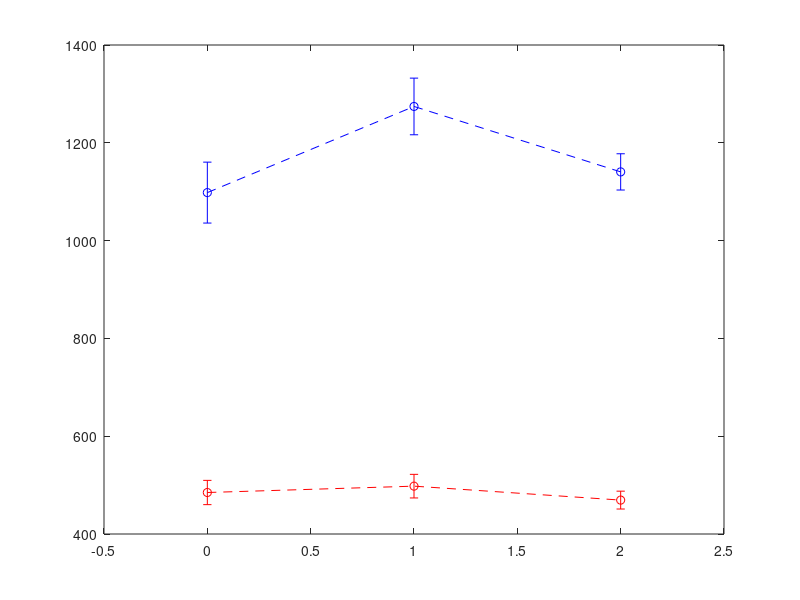

MATLAB code to generate this figure: (Note: this script raises an error after producing the figure.)
%% reset
clear;
%% calculate means of needed time until 90 % of food is eaten for npr-1 and N2 worms and plot results

% load data and save variables
load('L35N40patch1TimeNpr1.mat')
timeNpr1patch1 = time90percentEatenNpr1;
load('L35N40patch2TimeNpr1.mat')
timeNpr1patch2 = time90percentEatenNpr1;
load('L35N40patch4TimeNpr1.mat')
timeNpr1patch4 = time90percentEatenNpr1;

load('L35N40patch1TimeN2.mat')
timeN2patch1 = time90percentEatenN2;
load('L35N40patch2TimeN2.mat')
timeN2patch2 = time90percentEatenN2;
load('L35N40patch4TimeN2.mat')
timeN2patch4 = time90percentEatenN2;

% calculate means and standard deviations
meansTimeNpr1(1) = mean(timeNpr1patch1);
meansTimeNpr1(2) = mean(timeNpr1patch2);
meansTimeNpr1(3) = mean(timeNpr1patch4);

stdTimeNpr1(1) = std(timeNpr1patch1);
stdTimeNpr1(2) = std(timeNpr1patch2);
stdTimeNpr1(3) = std(timeNpr1patch4);

meansTimeN2(1) = mean(timeN2patch1);
meansTimeN2(2) = mean(timeN2patch2);
meansTimeN2(3) = mean(timeN2patch4);

stdTimeN2(1) = std(timeN2patch1);
stdTimeN2(2) = std(timeN2patch2);
stdTimeN2(3) = std(timeN2patch4);

% plot means with error bars of 1 SD
figure('pos',[0 0 1240 1748]);
x = 0:2;
eNpr1 = errorbar(x,meansTimeNpr1,stdTimeNpr1,'--ob');
hold on
eN2 = errorbar(x,meansTimeN2,stdTimeN2,'--or');
eNpr1.LineWidth = 6;
eNpr1.MarkerSize = 15;
eNpr1.MarkerFaceColor = 'b';
eNpr1.CapSize = 25;
eN2.LineWidth = 6;
eN2.MarkerSize = 15;
eN2.MarkerFaceColor = 'r';
eN2.CapSize = 25; 
[lgd,objects] = legend('npr-1','N2');
set(findobj(objects,'-property','MarkerSize'),'MarkerSize',15)
set(findobj(objects,'-property','FontSize'),'FontSize',34)
set(lgd,'FontSize',40)
lgd.Position = [0.71 0.7879 0.17 0.125];
xticks(x)
xticklabels({'1','2','4'})
axis([0 2 0 1800])
set(gca,'FontSize',42)
ax = gca;
ax.LineWidth = 5;
xlabel('number of food patches')
ylabel('mean time steps')
box off
%% calculate the sum of food units every worm has eaten in every simulation

% npr-1 worms, one food patch
load('L35N40patch1IndividuallyEatenFUsNpr1.mat')
FUsNpr1patch1 = FUsEatenNpr1;
FUsPerNpr1WormPatch1 = zeros(40,500);
FUsNpr1EffPatch1 = zeros(40,500);

for ii = 1:500
    FUsPerNpr1WormPatch1(:,ii) = sum(FUsNpr1patch1(:,1:timeNpr1patch1(ii),ii),2);
    FUsNpr1EffPatch1(:,ii) = sum(FUsNpr1patch1(:,2:timeNpr1patch1(ii),ii),2);
end

FUsPerNpr1WormPatch1 = reshape(FUsPerNpr1WormPatch1,[40*500,1]);
FUsNpr1EffPatch1 = reshape(FUsNpr1EffPatch1,[40*500,1]);


% npr-1 worms, two food patches
load('L35N40patch2IndividuallyEatenFUsNpr1.mat')
FUsNpr1patch2 = FUsEatenNpr1;
FUsPerNpr1WormPatch2 = zeros(40,500);
FUsNpr1EffPatch2 = zeros(40,500);

for ii = 1:500
    FUsPerNpr1WormPatch2(:,ii) = sum(FUsNpr1patch2(:,1:timeNpr1patch2(ii),ii),2);
    FUsNpr1EffPatch2(:,ii) = sum(FUsNpr1patch2(:,2:timeNpr1patch2(ii),ii),2);
end

FUsPerNpr1WormPatch2 = reshape(FUsPerNpr1WormPatch2,[40*500,1]);
FUsNpr1EffPatch2 = reshape(FUsNpr1EffPatch2,[40*500,1]);

% npr-1 worms, four food patches
load('L35N40patch4IndividuallyEatenFUsNpr1.mat')
FUsNpr1patch4 = FUsEatenNpr1;
FUsPerNpr1WormPatch4 = zeros(40,500);
FUsNpr1EffPatch4 = zeros(40,500);

for ii = 1:500
    FUsPerNpr1WormPatch4(:,ii) = sum(FUsNpr1patch4(:,1:timeNpr1patch4(ii),ii),2);
    FUsNpr1EffPatch4(:,ii) = sum(FUsNpr1patch4(:,2:timeNpr1patch4(ii),ii),2);
end

FUsPerNpr1WormPatch4 = reshape(FUsPerNpr1WormPatch4,[40*500,1]);
FUsNpr1EffPatch4 = reshape(FUsNpr1EffPatch4,[40*500,1]);


% N2 worms, one food patch
load('L35N40patch1IndividuallyEatenFUsN2.mat')
FUsN2patch1 = FUsEatenN2;
FUsPerN2WormPatch1 = zeros(40,500);
FUsN2EffPatch1 = zeros(40,500);

for ii = 1:500
    FUsPerN2WormPatch1(:,ii) = sum(FUsN2patch1(:,1:timeN2patch1(ii),ii),2);
    FUsN2EffPatch1(:,ii) = sum(FUsN2patch1(:,2:timeN2patch1(ii),ii),2);
end

FUsPerN2WormPatch1 = reshape(FUsPerN2WormPatch1,[40*500,1]);
FUsN2EffPatch1 = reshape(FUsN2EffPatch1,[40*500,1]);


% N2 worms, two food patches
load('L35N40patch2IndividuallyEatenFUsN2.mat')
FUsN2patch2 = FUsEatenN2;
FUsPerN2WormPatch2 = zeros(40,500);
FUsN2EffPatch2 = zeros(40,500);

for ii = 1:500
    FUsPerN2WormPatch2(:,ii) = sum(FUsN2patch2(:,1:timeN2patch2(ii),ii),2);
    FUsN2EffPatch2(:,ii) = sum(FUsN2patch2(:,2:timeN2patch2(ii),ii),2);
end

FUsPerN2WormPatch2 = reshape(FUsPerN2WormPatch2,[40*500,1]);
FUsN2EffPatch2 = reshape(FUsN2EffPatch2,[40*500,1]);


% N2 worms, four food patches
load('L35N40patch4IndividuallyEatenFUsN2.mat')
FUsN2patch4 = FUsEatenN2;
FUsPerN2WormPatch4 = zeros(40,500);
FUsN2EffPatch4 = zeros(40,500);

for ii = 1:500
    FUsPerN2WormPatch4(:,ii) = sum(FUsN2patch4(:,1:timeN2patch4(ii),ii),2);
    FUsN2EffPatch4(:,ii) = sum(FUsN2patch4(:,2:timeN2patch4(ii),ii),2);
end

FUsPerN2WormPatch4 = reshape(FUsPerN2WormPatch4,[40*500,1]);
FUsN2EffPatch4 = reshape(FUsN2EffPatch4,[40*500,1]);

%% plot histograms for number of individually eaten food units for npr-1 worms

edges = 0:10:800;

% plot normalized combined histogram for npr-1 worms
figure('pos',[0 0 1240 1748]);
hNpr1(1) = histogram(FUsPerNpr1WormPatch1,'BinEdges',edges,'Normalization','probability','DisplayStyle','stairs','EdgeColor','r');
hold on
hNpr1(2) = histogram(FUsPerNpr1WormPatch2,'BinEdges',edges,'Normalization','probability','DisplayStyle','stairs','EdgeColor','k');
hNpr1(3) = histogram(FUsPerNpr1WormPatch4,'BinEdges',edges,'Normalization','probability','DisplayStyle','stairs','EdgeColor','b');
legend(hNpr1,'one food patch','two food patches','four food patches');
hNpr1(1).LineWidth = 6;
hNpr1(2).LineWidth = 6;
hNpr1(3).LineWidth = 6;
ax = gca;
ax.FontSize = 42;
ax.LineWidth = 5;
ylim([0 0.10])
ylabel('relative frequency')
xlabel('individually eaten food units')
lgd = findobj(gcf, 'Type', 'Legend');
lgd.LineWidth = 6;
lgd.FontSize = 40;
box off

%% plot same histograms for N2 worms

edges = 0:10:800;

% plot normalized combined histogram for N2 worms
figure('pos',[0 0 1240 1748]);
hN2(1) = histogram(FUsPerN2WormPatch1,'BinEdges',edges,'Normalization','probability','DisplayStyle','stairs','EdgeColor','r');
hold on
hN2(2) = histogram(FUsPerN2WormPatch2,'BinEdges',edges,'Normalization','probability','DisplayStyle','stairs','EdgeColor','k');
hN2(3) = histogram(FUsPerN2WormPatch4,'BinEdges',edges,'Normalization','probability','DisplayStyle','stairs','EdgeColor','b');
legend(hN2,'one food patch','two food patches','four food patches');
hN2(1).LineWidth = 6;
hN2(2).LineWidth = 6;
hN2(3).LineWidth = 6;
ax = gca;
ax.FontSize = 42;
ax.LineWidth = 5;
ylim([0 0.10])
ylabel('relative frequency')
xlabel('individually eaten food units')
lgd = findobj(gcf, 'Type', 'Legend');
lgd.LineWidth = 6;
lgd.FontSize = 40;
box off

%% plot histograms with number of ingested food units of npr-1 and N2 worms in each food environment

edges = 0:10:800; 

%one food patch
figure('pos',[0 0 1240 1748]);
hCombined1(1) = histogram(FUsPerNpr1WormPatch1,'BinEdges',edges,'Normalization','probability','DisplayStyle','stairs','EdgeColor','b');
hold on
hCombined1(2) = histogram(FUsPerN2WormPatch1,'BinEdges',edges,'Normalization','probability','DisplayStyle','stairs','EdgeColor','r');
legend(hCombined1,'npr-1','N2');
hCombined1(1).LineWidth = 6;
hCombined1(2).LineWidth = 6;
ax = gca;
ax.FontSize = 42;
ax.LineWidth = 5;
ylim([0 0.10])
ylabel('relative frequency')
xlabel('individually eaten food units')
lgd = findobj(gcf, 'Type', 'Legend');
lgd.LineWidth = 6;
lgd.FontSize = 60;
title('one food patch')
box off

% two food patches
figure('pos',[0 0 1240 1748]);
hCombined2(1) = histogram(FUsPerNpr1WormPatch2,'BinEdges',edges,'Normalization','probability','DisplayStyle','stairs','EdgeColor','b');
hold on
hCombined2(2) = histogram(FUsPerN2WormPatch2,'BinEdges',edges,'Normalization','probability','DisplayStyle','stairs','EdgeColor','r');
legend(hCombined2,'npr-1','N2');
hCombined2(1).LineWidth = 6;
hCombined2(2).LineWidth = 6;
ax = gca;
ax.FontSize = 42;
ax.LineWidth = 5;
ylim([0 0.10])
ylabel('relative frequency')
xlabel('individually eaten food units')
lgd = findobj(gcf, 'Type', 'Legend');
lgd.LineWidth = 6;
lgd.FontSize = 40;
title('two food patches')
box off

% four food patches
figure('pos',[0 0 1240 1748]);
hCombined4(1) = histogram(FUsPerNpr1WormPatch4,'BinEdges',edges,'Normalization','probability','DisplayStyle','stairs','EdgeColor','b');
hold on
hCombined4(2) = histogram(FUsPerN2WormPatch4,'BinEdges',edges,'Normalization','probability','DisplayStyle','stairs','EdgeColor','r');
legend(hCombined4,'npr-1','N2');
hCombined4(1).LineWidth = 6;
hCombined4(2).LineWidth = 6;
ax = gca;
ax.FontSize = 42;
ax.LineWidth = 5;
ylim([0 0.10])
ylabel('relative frequency')
xlabel('individually eaten food units')
lgd = findobj(gcf, 'Type', 'Legend');
lgd.LineWidth = 6;
lgd.FontSize = 40;
title('four food patches')
box off
%% calculate efficiencies 

% npr-1, one food patch
load('L35N40patch1StepsNpr1.mat')
allStepsNpr1patch1 = allStepsNpr1;
summedStepsNpr1patch1 = zeros(40,500);

for ii = 1:500
    summedStepsNpr1patch1(:,ii) = sum(allStepsNpr1patch1(:,1:timeNpr1patch1(ii)-1,ii),2);
end

summedStepsNpr1patch1 = reshape(summedStepsNpr1patch1,[40*500,1]);

% npr-1, two food patches
load('L35N40patch2StepsNpr1.mat')
allStepsNpr1patch2 = allStepsNpr1;
summedStepsNpr1patch2 = zeros(40,500);

for ii = 1:500
    summedStepsNpr1patch2(:,ii) = sum(allStepsNpr1patch2(:,1:timeNpr1patch2(ii)-1,ii),2);
end

summedStepsNpr1patch2 = reshape(summedStepsNpr1patch2,[40*500,1]);

% npr-1, four food patches
load('L35N40patch4StepsNpr1.mat')
allStepsNpr1patch4 = allStepsNpr1;
summedStepsNpr1patch4 = zeros(40,500);

for ii = 1:500
    summedStepsNpr1patch4(:,ii) = sum(allStepsNpr1patch4(:,1:timeNpr1patch4(ii)-1,ii),2);
end

summedStepsNpr1patch4 = reshape(summedStepsNpr1patch4,[40*500,1]);

% N2, one food patch
load('L35N40patch1StepsN2.mat')
allStepsN2patch1 = allStepsN2;
summedStepsN2patch1 = zeros(40,500);

for ii = 1:500
    summedStepsN2patch1(:,ii) = sum(allStepsN2patch1(:,1:timeN2patch1(ii)-1,ii),2);
end

summedStepsN2patch1 = reshape(summedStepsN2patch1,[40*500,1]);

% N2, two food patches
load('L35N40patch2StepsN2.mat')
allStepsN2patch2 = allStepsN2;
summedStepsN2patch2 = zeros(40,500);

for ii = 1:500
    summedStepsN2patch2(:,ii) = sum(allStepsN2patch2(:,1:timeN2patch2(ii)-1,ii),2);
end

summedStepsN2patch2 = reshape(summedStepsN2patch2,[40*500,1]);

% N2, four food patches
load('L35N40patch4StepsN2.mat')
allStepsN2patch4 = allStepsN2;
summedStepsN2patch4 = zeros(40,500);

for ii = 1:500
    summedStepsN2patch4(:,ii) = sum(allStepsN2patch4(:,1:timeN2patch4(ii)-1,ii),2);
end

summedStepsN2patch4 = reshape(summedStepsN2patch4,[40*500,1]);


% compute efficiencies 
efficienciesNpr1patch1 = FUsNpr1EffPatch1./summedStepsNpr1patch1;
efficienciesNpr1patch2 = FUsNpr1EffPatch2./summedStepsNpr1patch2;
efficienciesNpr1patch4 = FUsNpr1EffPatch4./summedStepsNpr1patch4;
efficienciesN2patch1 = FUsN2EffPatch1./summedStepsN2patch1;
efficienciesN2patch2 = FUsN2EffPatch2./summedStepsN2patch2;
efficienciesN2patch4 = FUsN2EffPatch4./summedStepsN2patch4;

%% plot histograms of individual efficiencies of npr-1 worms

edges = 0:0.01:1;

figure('pos',[0 0 1240 1748]);
hisNpr1(1) = histogram(efficienciesNpr1patch1,'BinEdges',edges,'Normalization','probability','DisplayStyle','stairs','EdgeColor','r');
hold on
hisNpr1(2) = histogram(efficienciesNpr1patch2,'BinEdges',edges,'Normalization','probability','DisplayStyle','stairs','EdgeColor','k');
hisNpr1(3) = histogram(efficienciesNpr1patch4,'BinEdges',edges,'Normalization','probability','DisplayStyle','stairs','EdgeColor','b');
legend(hisNpr1,'one food patch','two food patches','four food patches');
hisNpr1(1).LineWidth = 6;
hisNpr1(2).LineWidth = 6;
hisNpr1(3).LineWidth = 6;
ax = gca;
ax.FontSize = 42;
ax.LineWidth = 5;
ylim([0 0.15])
ylabel('relative frequency')
xlabel('individual foraging efficiency')
lgd = findobj(gcf, 'Type', 'Legend');
lgd.LineWidth = 6;
lgd.FontSize = 40;
box off

%% do same for individual efficiencies of N2 worms

edges = 0:0.01:1;

figure('pos',[0 0 1240 1748]);
hisN2(1) = histogram(efficienciesN2patch1,'BinEdges',edges,'Normalization','probability','DisplayStyle','stairs','EdgeColor','r');
hold on
hisN2(2) = histogram(efficienciesN2patch2,'BinEdges',edges,'Normalization','probability','DisplayStyle','stairs','EdgeColor','k');
hisN2(3) = histogram(efficienciesN2patch4,'BinEdges',edges,'Normalization','probability','DisplayStyle','stairs','EdgeColor','b');
legend(hisN2,'one food patch','two food patches','four food patches');
hisN2(1).LineWidth = 6;
hisN2(2).LineWidth = 6;
hisN2(3).LineWidth = 6;
ax = gca;
ax.FontSize = 42;
ax.LineWidth = 5;
ylim([0 0.15])
ylabel('relative frequency')
xlabel('individual foraging efficiency')
lgd = findobj(gcf, 'Type', 'Legend');
lgd.LineWidth = 6;
lgd.FontSize = 40;
box off
